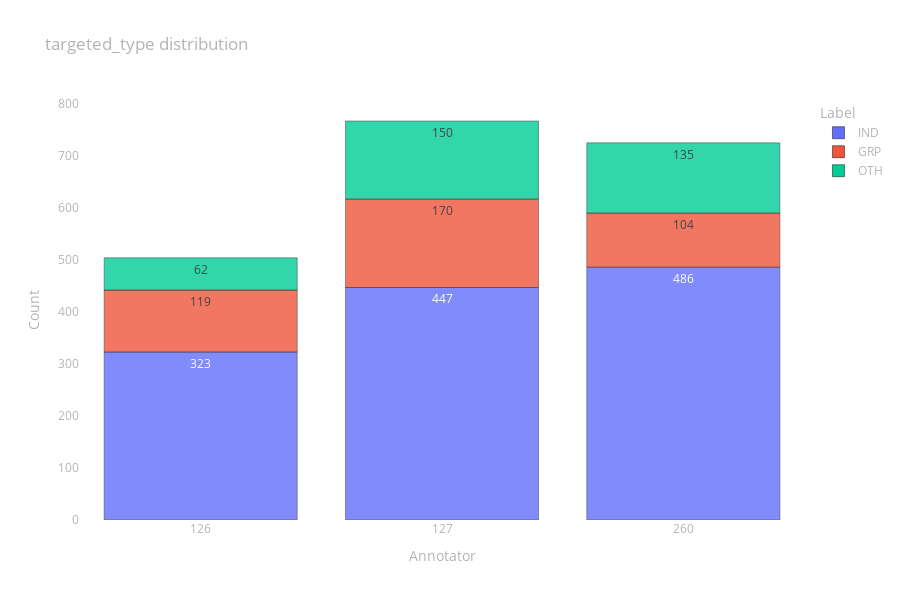

The cell this chart's notebook holds for it:
### Code cell
fig = px.bar(
    data_frame=prepare_data_to_px(targeted_type),
    x="Annotator", y="Count", color="Label", opacity=0.8,
    height=600, text="Count", title="targeted_type distribution")

fig.update_layout(layout)

fig.show()

### Figure 1 — Plotly figure (JSON) as saved in the notebook; plotly's stock layout.template omitted (floating-point values rounded to 4 significant figures)
{"data": [{"alignmentgroup": "True", "hovertemplate": "Label=IND<br>Annotator=%{x}<br>Count=%{text}<extra></extra>", "legendgroup": "IND", "marker": {"color": "#636efa", "opacity": 0.8, "pattern": {"shape": ""}}, "name": "IND", "offsetgroup": "IND", "orientation": "v", "showlegend": true, "text": [323, 447, 486], "textposition": "auto", "type": "bar", "x": [126, 127, 260], "xaxis": "x", "y": [323, 447, 486], "yaxis": "y"}, {"alignmentgroup": "True", "hovertemplate": "Label=GRP<br>Annotator=%{x}<br>Count=%{text}<extra></extra>", "legendgroup": "GRP", "marker": {"color": "#EF553B", "opacity": 0.8, "pattern": {"shape": ""}}, "name": "GRP", "offsetgroup": "GRP", "orientation": "v", "showlegend": true, "text": [119, 170, 104], "textposition": "auto", "type": "bar", "x": [126, 127, 260], "xaxis": "x", "y": [119, 170, 104], "yaxis": "y"}, {"alignmentgroup": "True", "hovertemplate": "Label=OTH<br>Annotator=%{x}<br>Count=%{text}<extra></extra>", "legendgroup": "OTH", "marker": {"color": "#00cc96", "opacity": 0.8, "pattern": {"shape": ""}}, "name": "OTH", "offsetgroup": "OTH", "orientation": "v", "showlegend": true, "text": [62, 150, 135], "textposition": "auto", "type": "bar", "x": [126, 127, 260], "xaxis": "x", "y": [62, 150, 135], "yaxis": "y"}], "layout": {"barmode": "relative", "font": {"color": "rgb(180,180,180)"}, "height": 600, "legend": {"title": {"text": "Label"}, "tracegroupgap": 0}, "paper_bgcolor": "rgba(0,0,0,0)", "plot_bgcolor": "rgba(0,0,0,0)", "title": {"text": "targeted_type distribution"}, "xaxis": {"anchor": "y", "domain": [0, 1], "showgrid": false, "title": {"text": "Annotator"}, "type": "category", "zeroline": false}, "yaxis": {"anchor": "x", "domain": [0, 1], "showgrid": false, "title": {"text": "Count"}, "zeroline": false}}}
